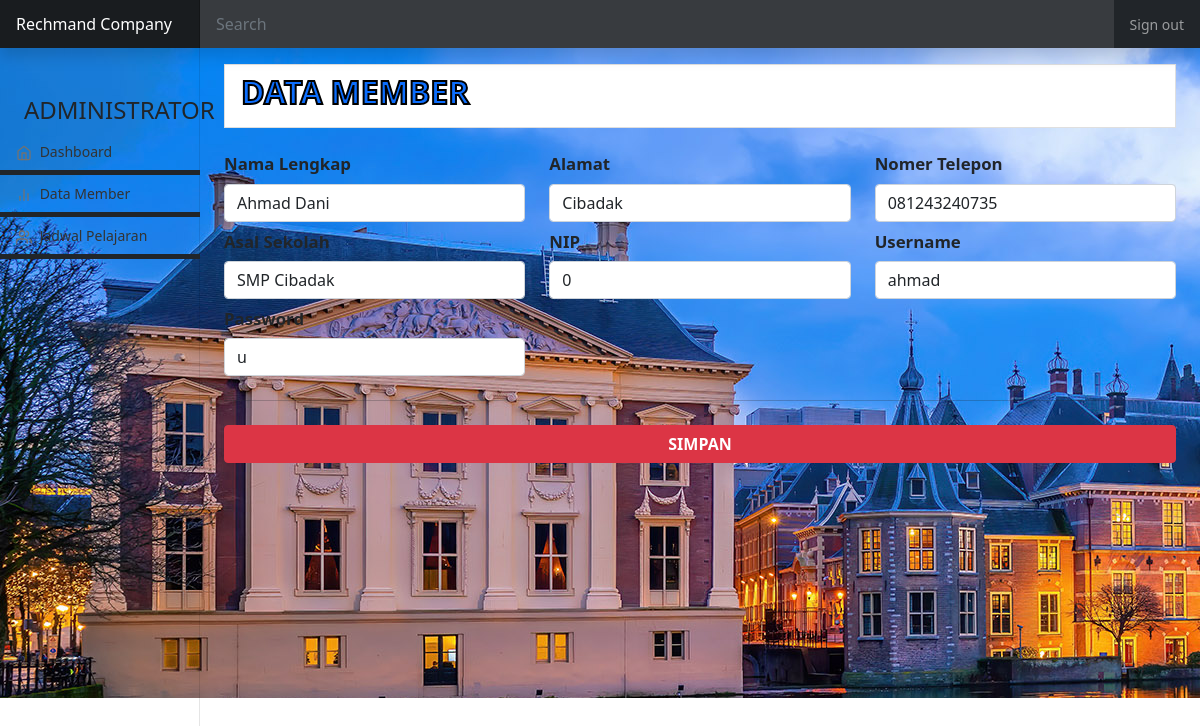
/?mi=data_user_edit&id=3 (signed in), run on the app's committed database.
### tables this page shows
CREATE TABLE `user` (
  `id` int(11) NOT NULL,
  `lv` int(6) NOT NULL,
  `us` varchar(30) NOT NULL,
  `pw` varchar(30) NOT NULL,
  `nama` varchar(99) NOT NULL,
  `alamat` varchar(200) NOT NULL,
  `ass` varchar(99) NOT NULL,
  `nom` varchar(20) NOT NULL,
  `nip` int(20) NOT NULL,
  `hari` varchar(20) NOT NULL,
  `tingkat` varchar(11) NOT NULL
);

### data_user_edit.php (the view, shortened to what this page needs)
<?php
$level = $_SESSION['lv'];
?>
<main class="col-md-9 ms-sm-auto col-lg-10 px-md-4" style="height: 650px;">
    <section id="data" class="py-3">
        <div class="list-group-item mb-3">
            <h2 class="list-inline-item text-primary fw-bold text-uppercase" style="-webkit-text-stroke: 2px rgb(0, 0, 0);">Data Member</h2>
        </div>
        <div class="row">
            <div class="col">
                <?php
                $id = $_GET['id'];
                $data = mysqli_query($conn, "SELECT * from user where id='$id'");
                while ($row_data = mysqli_fetch_array($data)) {
                ?>
                    <form method="post" class="needs-validation" novalidate style="font-size: larger;">
                        <div class="row">
                            <div class="col-md-4">
                                <label for="namal" class="form-label col-form-label fw-bold">Nama Lengkap</label>
                                <input type="text" class="form-control" id="nama" name="nama" value="<?= $row_data['nama']; ?>" placeholder="Nama Lengkp" required>
                            </div>
                            <div class="col-md-4">
                                <label for="alamat" class="form-label col-form-label fw-bold">Alamat</label>
                                <input type="text" class="form-control" id="alamat" name="alamat" value="<?= $row_data['alamat']; ?>" placeholder="Alamat" required>
                            </div>
                            <div class="col-md-4">
                                <label for="pekerjaan" class="form-label col-form-label fw-bold">Nomer Telepon</label>
                                <input type="number" class="form-control" id="nomor" name="nomor" value="<?= $row_data['nom']; ?>" placeholder="Nomor Telepon" required>
                            </div>
                        </div>
                        <div class="row">
                            <div <?php if ($level == 2) {
                                        echo "hidden";
                                    } ?> class="col-md-4">
                                <label for="pekerjaan" class="form-label col-form-label fw-bold">Asal Sekolah</label>
                                <input type="text" class="form-control" id="asal" name="asal" value="<?= $row_data['ass']; ?>" placeholder="Asal Sekolah" required>
                            </div>
                            <div <?php if ($level == 1) {
                                        echo "hidden";
                                    } ?> class="col-md-4">
                                <label for="pekerjaan" class="form-label col-form-label fw-bold">NIP</label>
                                <input type="number" class="form-control" id="nip" name="nip" value="<?= $row_data['nip']; ?>" placeholder="NIP" required>
                            </div>
                            <div class="col-md-4">
                                <label for="pekerjaan" class="form-label col-form-label fw-bold">Username</label>
                                <input type="text" class="form-control" id="us" name="us" value="<?= $row_data['us']; ?>" placeholder="Username" required>
                            </div>
                        </div>
                        <div class="row">
                            <div class="col-md-4">
                                <label for="pekerjaan" class="form-label col-form-label fw-bold">Password</label>
                                <input type="text" class="form-control" id="pw" name="pw" value="<?= $row_data['pw']; ?>" placeholder="Password" required>
                            </div>
                        </div>
                        <hr class="my-4">
                        <button class="w-100 btn btn-danger btn-md text-uppercase fw-bold" name="submit" type="submit">Simpan</button>
                    </form>
                <?php } ?>
            </div>
        </div>
    </section>
</main>

### assets/css/dashboard.css (style rules this page uses)
body { font-size: .875rem; }

### data on the page
user: nama "Ahmad Dani", alamat "Cibadak", nomor "081243240735", asal "SMP Cibadak", nip "0", us "ahmad", pw "u"

### other printed values
$desc "ADMINISTRATOR"
